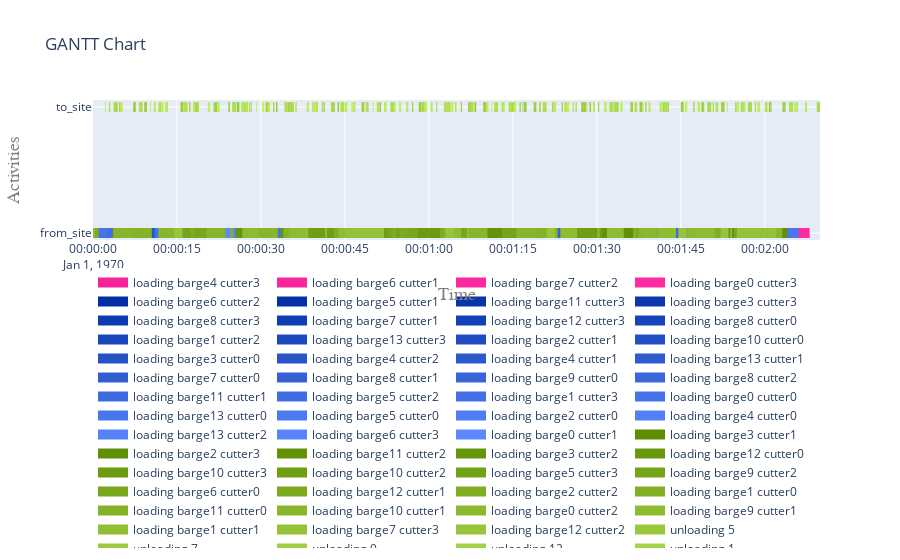

Notebook code cell kept with this figure:
### Code cell
fig = plot.get_gantt_chart([from_site, to_site],id_map=id_map)
